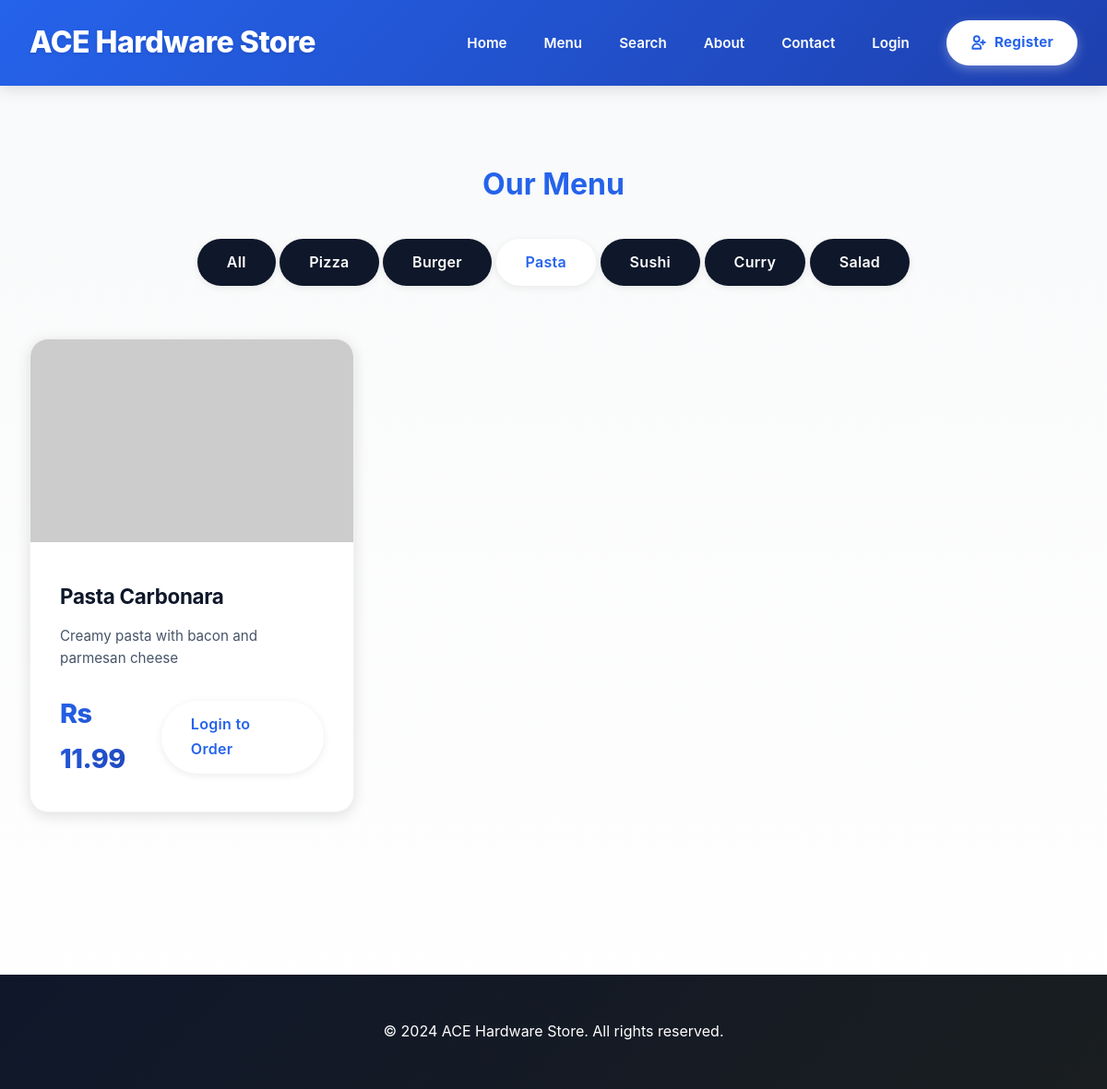
The app's page /menu.php?category=Pasta with its own data.
### tables this page shows
CREATE TABLE IF NOT EXISTS products (
    id INT AUTO_INCREMENT PRIMARY KEY,
    name VARCHAR(100) NOT NULL,
    description TEXT,
    price DECIMAL(10,2) NOT NULL,
    image VARCHAR(255),
    category VARCHAR(50),
    status ENUM('active', 'inactive') DEFAULT 'active',
    created_at TIMESTAMP DEFAULT CURRENT_TIMESTAMP
);

### config/session.php (called while the page is built, shortened)
<?php
function isLoggedIn() {
    return isset($_SESSION['user_id']);
}
?>

### menu.php (the view, shortened to what this page needs)
<?php
require_once 'config/session.php';
$conn = getDBConnection();
$category = isset($_GET['category']) ? $_GET['category'] : '';
$where = "WHERE status = 'active'";
if ($category) {
    $where .= " AND category = '" . $conn->real_escape_string($category) . "'";
}
$products_query = "SELECT * FROM products $where ORDER BY name";
$products_result = $conn->query($products_query);
$categories_query = "SELECT DISTINCT category FROM products WHERE status = 'active'";
$categories_result = $conn->query($categories_query);
?>
<!DOCTYPE html>
<html lang="en">
<head>
    <link rel="stylesheet" href="assets/css/style.css">
</head>
<body>
    <header>
        <nav>
            <a href="index.php" class="logo">ACE Hardware Store</a>
            <ul class="nav-links">
                <li><a href="index.php">Home</a></li>
                <li><a href="menu.php">Menu</a></li>
                <li><a href="search.php">Search</a></li>
                <li><a href="about.php">About</a></li>
                <li><a href="contact.php">Contact</a></li>
                <?php if (isLoggedIn()): ?>
                    <li><a href="cart.php">Cart</a></li>
                    <li><a href="wishlist.php">Wishlist</a></li>
                    <li><a href="orders.php">Orders</a></li>
                    <li><a href="logout.php">Logout</a></li>
                <?php else: ?>
                    <li><a href="customer_login.php">Login</a></li>
                    <li><a href="customer_register.php" class="btn btn-register" style="display: inline-flex; align-items: center; gap: 0.5rem;">
                        <svg width="18" height="18" fill="none" stroke="currentColor" viewBox="0 0 24 24" stroke-width="2.5">
                            <path stroke-linecap="round" stroke-linejoin="round" d="M18 9v3m0 0v3m0-3h3m-3 0h-3m-2-5a4 4 0 11-8 0 4 4 0 018 0zM3 20a6 6 0 0112 0v1H3v-1z"/>
                        </svg>
                        Register
                    </a></li>
                <?php endif; ?>
            </ul>
        </nav>
    </header>
    <div class="container">
        <h1 style="text-align: center; margin: 2rem 0; color: var(--primary-color);">Our Menu</h1>
        <div style="text-align: center; margin-bottom: 2rem;">
            <a href="menu.php" class="btn <?php echo !$category ? 'btn-primary' : 'btn-secondary'; ?>">All</a>
            <?php while ($cat = $categories_result->fetch_assoc()): ?>
                <a href="menu.php?category=<?php echo urlencode($cat['category']); ?>"
                   class="btn <?php echo $category === $cat['category'] ? 'btn-primary' : 'btn-secondary'; ?>">
                    <?php echo htmlspecialchars($cat['category']); ?>
                </a>
            <?php endwhile; ?>
        </div>
        <div class="food-grid">
            <?php while ($product = $products_result->fetch_assoc()): ?>
                <div class="food-card" id="product-<?php echo $product['id']; ?>">
                    <img src="<?php echo !empty($product['image']) ? htmlspecialchars($product['image']) : 'https://images.unsplash.com/photo-1546069901-ba9599a7e63c?w=400&h=300&fit=crop'; ?>"
                         alt="<?php echo htmlspecialchars($product['name']); ?>"
                            onerror="this.src='https://via.placeholder.com/400x300?text=Hardware+Image'">
                    <div class="food-card-content">
                        <h3><?php echo htmlspecialchars($product['name']); ?></h3>
                        <p><?php echo htmlspecialchars($product['description']); ?></p>
                        <div class="food-card-footer">
                            <span class="price">Rs <?php echo number_format($product['price'], 2); ?></span>
                            <div style="display: flex; gap: 0.5rem;">
                                <?php if (isLoggedIn()): ?>
                                    <a href="menu.php?add_cart=<?php echo $product['id']; ?>" class="btn btn-primary">Add to Cart</a>
                                    <a href="menu.php?add_wishlist=<?php echo $product['id']; ?>" class="btn btn-secondary">❤️</a>
                                <?php else: ?>
                                    <a href="customer_login.php" class="btn btn-primary">Login to Order</a>
                                <?php endif; ?>
                            </div>
                        </div>
                    </div>
                </div>
            <?php endwhile; ?>
        </div>
    </div>
    <footer>
        <p>&copy; 2024 ACE Hardware Store. All rights reserved.</p>
    </footer>
</body>
</html>

### records on screen
products: name "Pasta Carbonara", description "Creamy pasta with bacon and parmesan cheese", price "11.99"

### other values on screen
$cat['category'] "Pizza"
$cat['category'] "Burger"
$cat['category'] "Pasta"
$cat['category'] "Sushi"
$cat['category'] "Curry"
$cat['category'] "Salad"
